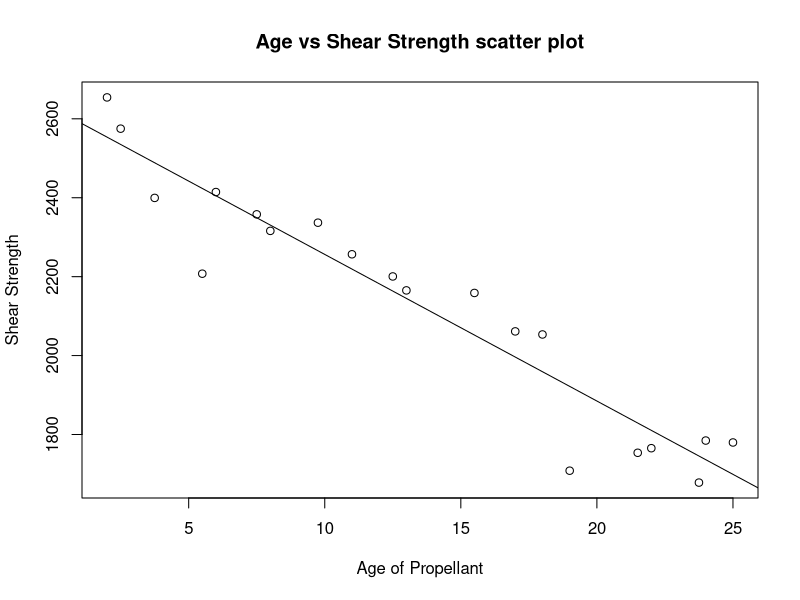
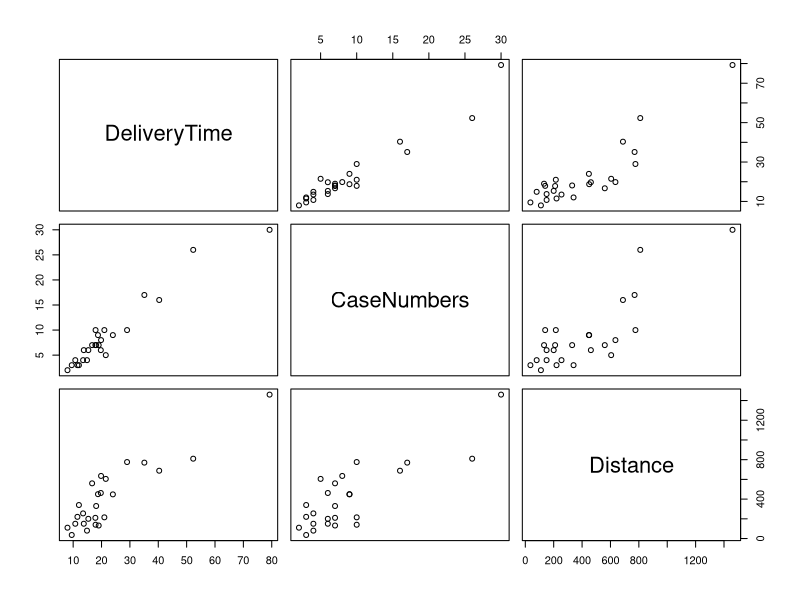
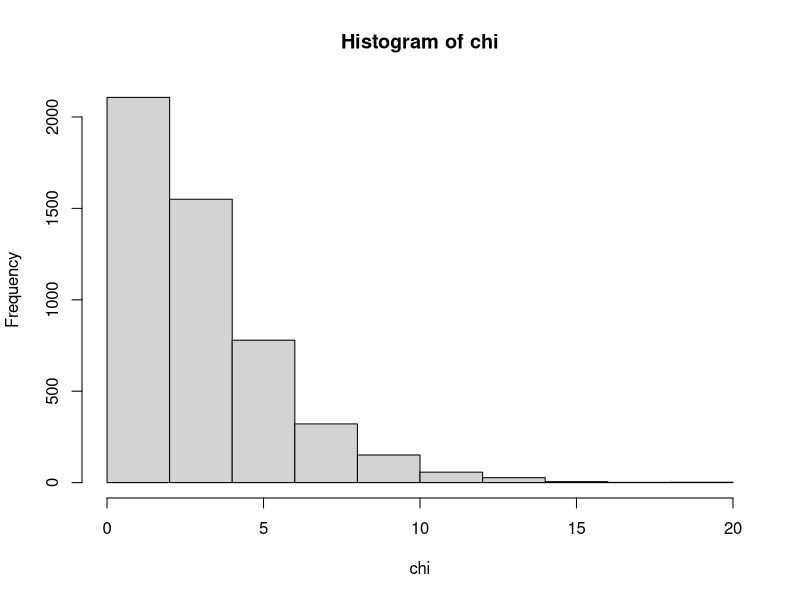
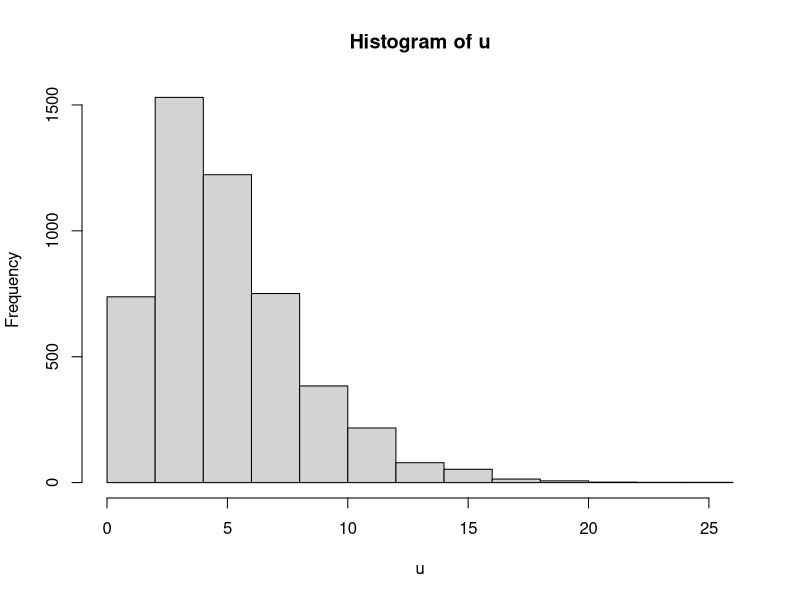
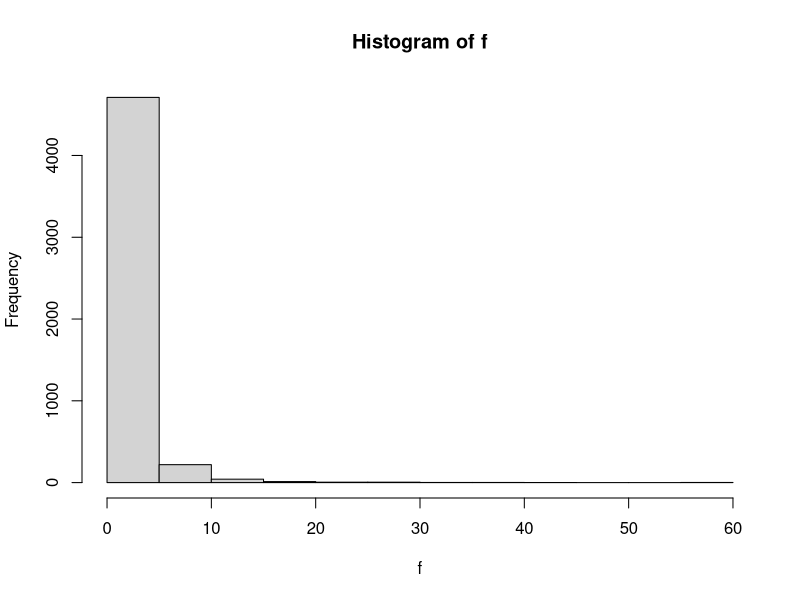

Write R code to recreate these figures, in order.
library(MASS)
library(Matrix)
###p1### 
p1data <- read.csv("p1data.csv")
head(p1data)
plot( p1data$PropellantAge , p1data$ShearStrength , 
      xlab = "Age of Propellant" , 
      ylab = "Shear Strength",
      main = "Age vs Shear Strength scatter plot")
# strong statistical dependance of shear strength on the age! 
n <- length( p1data$Observation)
ones <- rep( 1 , n)
p <- 2 
X <- matrix( c( ones , p1data$PropellantAge) , 
             nrow = n , ncol = 2 , byrow = FALSE )
Y <- matrix( p1data$ShearStrength , nrow = n , ncol = 1 )
p1beta <- solve( t(X)%*%X )%*%t(X)%*%Y 
print( p1beta )
p1model <- lm( p1data$ShearStrength ~ p1data$PropellantAge )
summary( p1model )
abline( p1model )


###p3### 
H <- diag(n) - X%*%solve(t(X)%*%X)%*%t(X)
sigma <-( t(Y)%*%H%*%Y )/(n-p)
summary(p1model)
print(sqrt(sigma))
sigmamat <- matrix( rep(sigma , p*p) , p )
varbeta <- diag( sigmamat*solve( t(X)%*%X ) )
t <- p1beta * ( varbeta^(-1))
print( t )


###p2### 
p2data <- read.csv("p2data.csv")
p2data <- subset( p2data , select = -Observation)
plot( p2data )
n <- length(p2data$DeliveryTime)
ones <- rep( 1 , n )
p <- 3 
X <- matrix( c( ones , p2data$CaseNumbers , p2data$Distance) , 
             nrow = n , ncol = p , byrow =  FALSE )
Y <- matrix( p2data$DeliveryTime , nrow = n , ncol = 1 , byrow = FALSE )
p2beta <- solve( t(X)%*%X )%*%t(X)%*%Y 
p2model <- lm( p2data$DeliveryTime ~ p2data$CaseNumbers + p2data$Distance)
summary(p2model)
print( p2beta )


###p4### 
z1 <- rnorm(5000,mean=0,sd=1)
z2 <- rnorm(5000,mean=0,sd=1)
z3 <- rnorm(5000,mean=0,sd=1)
chi <-z1^2 + z2^2 + z3^2 
hist( chi )
print( mean( chi ))
print(mean(chi) - 3)
print( sd( chi )^2)
print(  sd(chi)^2 - 6 )

###p5### 
X <- matrix( runif(40,1,10) , nrow = 8 , ncol = 5 )
P <- X %*% solve( t(X)%*%X ) %*% t(X)
round( P%*%P - P , 14 )
u <- rep( 0 , 8 ) 
I <- diag( 8 )
Y <-  mvrnorm( n = 5000 , mu = u , Sigma = I  ) 
u <- diag( Y%*%P%*%t(Y) )
hist( u )
print( mean( u ))
print( sd( u )^2 )
print( (mean(u) - 5)*20  ) 
print( (sd(u)^2 - 10)*10 )


###p6### 
X <- matrix( round( runif( 40 , 1 , 50 )) , nrow = 8 , ncol = 5 )
PX1 <- X %*% solve( t(X)%*%X ) %*% t(X)
PX2 <- diag(8) - PX1 
u <- rep( 0 , 8 ) 
I <- diag( 8 )
Y <-  mvrnorm( n = 5000 , mu = u , Sigma = I  ) 
f1 <- rankMatrix(PX1)[1]
f2 <- rankMatrix(PX2)[1]
u1 <- diag( Y%*%PX1%*%t(Y) )
u1 <- u1/f1
u2 <- diag( Y%*%PX2%*%t(Y) )
u2 <- u2/f2
f <- u2 * ( u1^(-1) )
hist( f )
d1 <- 3 
d2 <- 5 
tmean <- d2/( d2 -2 )
tvar <- ( 2 * (d2^2) * ( d1 + d2 - 2 ))/( d1* (d2-2)^2 * (d2 - 4))
amean <- mean( f )
avar <- sd(f)^2  
print( amean )
print( tmean )
print( avar )
print( tvar )
print(((amean - tmean)/tmean)*100)
print(((avar-tvar)/tvar)*100)